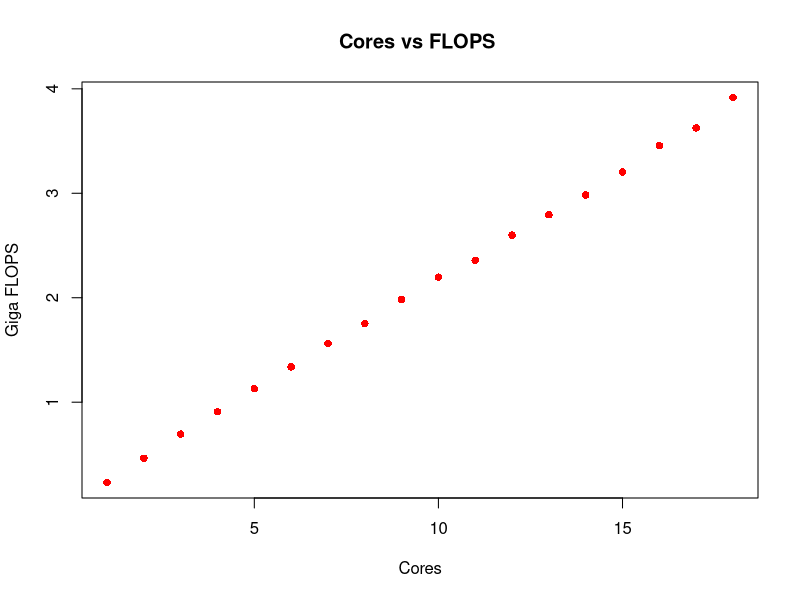
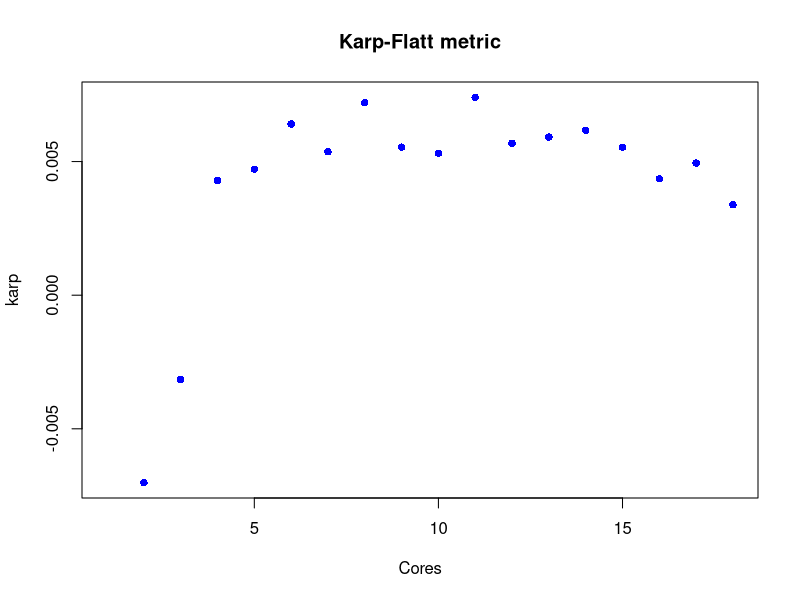

These charts were generated, in order, by the following R code:
library(gridExtra)

omp_all = read.csv("../data/cannon_omp_1_1024_all.txt")

# Convert FLOPS to GFLOPS
omp_all$flops = omp_all$flops /1000000000

# Aggregate the cores and mean flops
omp_all_ag = aggregate(flops~cores, omp_all, mean)

# Add the speedup
omp_all_ag$speedup = omp_all_ag$flops/omp_all_ag$flops[1]

# Add the serial portion
omp_all_ag$serial = (omp_all_ag$speedup - omp_all_ag$cores)/(1 - omp_all_ag$cores)

# Add the efficiency 
omp_all_ag$karp = (((1/omp_all_ag$speedup)-(1/omp_all_ag$cores))/(1 - (1/omp_all_ag$cores)))

# Create plots for the omp_all flops
png("omp_all.png", width=600, height=500)
plot(flops~cores, omp_all_ag[1:18,], main="Cores vs FLOPS ", xlab="Cores", 
	ylab="Giga FLOPS", col="red", pch=16)
dev.off()


# Create plot for the karp-flatt metic
png("karp_flatt_graph.png")
plot(karp~cores, omp_all_ag[1:18,], col="blue", pch=16, main="Karp-Flatt metric", xlab="Cores")
dev.off()

